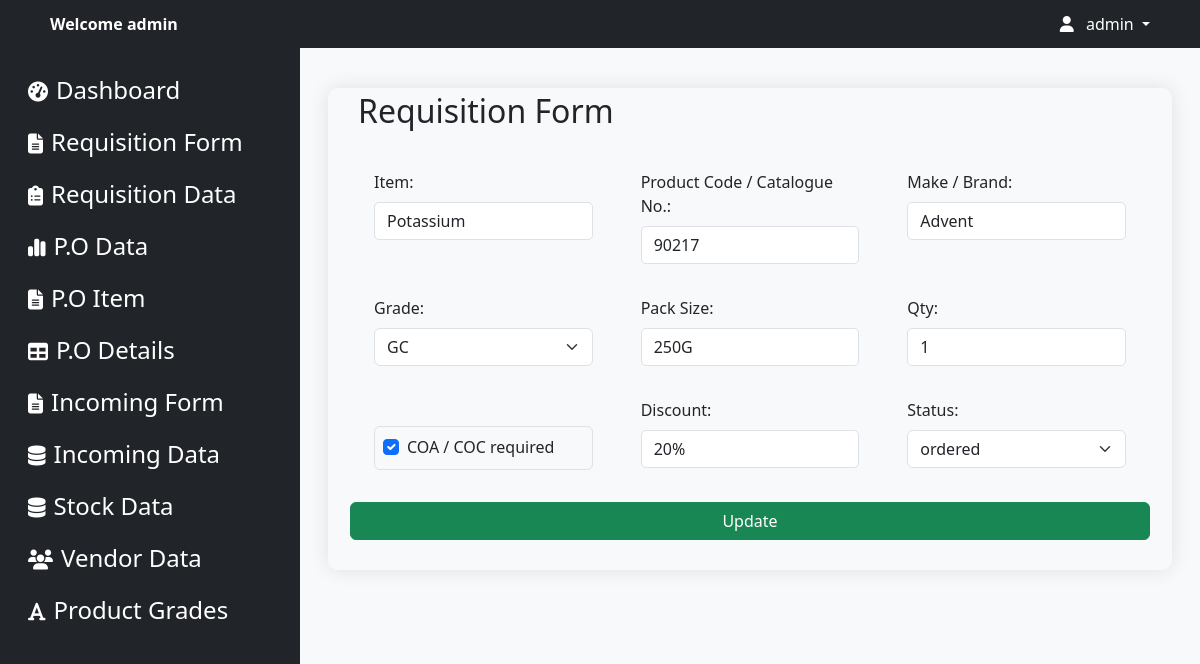
The page /requisition-edit/90217/ (signed in) on the database its author committed.
### apps/models.py (models this page shows, shortened)
class RequisitionItem(models.Model):
    item = models.CharField(max_length=100)
    product_code = models.CharField(max_length=100)
    make_brand = models.CharField(max_length=100)
    grade = models.CharField(max_length=20)
    pack_size = models.CharField(max_length=100)
    quantity = models.CharField(max_length=100)
    coa_coc_required = models.BooleanField(default=False)
    discount = models.CharField(max_length=100,default='None')
    status = models.CharField(max_length=50)

### apps/views.py (the view)
# urls.py: path('requisition-edit/<str:product_code>/', views.requisition_edit, name='requisition_edit'),
@login_required
@never_cache
def requisition_edit(request, product_code=None):
    grades = Grade.objects.all()
    item = get_object_or_404(RequisitionItem, product_code=product_code)
    return render(request, 'logined/reqdashboard.html', {'item': item, 'grades': grades})

### templates/logined/reqdashboard.html (shortened to what this page needs)
{% load static %}
<!DOCTYPE html>
<html lang="en">
<head>
    {% load static %}
    <link href="https://cdn.jsdelivr.net/npm/bootstrap@5.3.2/dist/css/bootstrap.min.css" rel="stylesheet">
    <link href="https://cdnjs.cloudflare.com/ajax/libs/font-awesome/6.5.1/css/all.min.css" rel="stylesheet">
    <link rel="stylesheet" href="{% static 'css/index.css' %}">
    <link rel="stylesheet" href="{% static 'css/sidebar.css' %}">
    <link rel="stylesheet" href="{% static 'css/forAllForm.css' %}">
</head>
<body>
    {% include 'logined/navbar.html' %}
    <div class="container-fluid">
        {% include 'logined/sidebar.html' %}
        <div class="col">
            <div class="container-fluid p-3">
                <div class="container mt-4 pt-1 fcontainer">
                    <h2>Requisition Form</h2>
                    <form class="row g-3 pt-3 mt-2 " action="{% url 'requisition_list_update' product_code=item.product_code %}" method="post">
                        <div class="col-md-4 mb-3 px-4">
                            <label for="item" class="form-label">Item:</label>
                            <input type="text" class="form-control" id="item" name="item" value="{{ item.item }}">
                        </div>
                        <div class="col-md-4 mb-3 px-4">
                            <label for="product_code" class="form-label">Product Code / Catalogue No.:</label>
                            <input type="text" class="form-control" id="product_code" name="product_code" value="{{ item.product_code }}">
                        </div>
                        <div class="col-md-4 mb-3 px-4">
                            <label for="make_brand" class="form-label">Make / Brand:</label>
                            <input type="text" class="form-control" id="make_brand" name="make_brand" value="{{ item.make_brand }}">
                        </div>
                        <div class="col-md-4 mb-3 px-4">
                            <label for="grade" class="form-label">Grade:</label>
                            <select class="form-select" id="grade" name="grade">
                                <option value="{{ item.grade }}">{{ item.grade }}</option>
                            </select>
                        </div>
                        <div class="col-md-4 mb-3 px-4">
                            <label for="pack_size" class="form-label">Pack Size:</label>
                            <input type="text" class="form-control" id="pack_size" name="pack_size" value="{{ item.pack_size }}">
                        </div>
                        <div class="col-md-4 mb-3 px-4">
                            <label for="quantity" class="form-label">Qty:</label>
                            <input type="text" class="form-control" id="quantity" name="quantity" value="{{ item.quantity }}">
                        </div>
                        <div class="col-md-4 mb-3 px-4" style="padding-top: 28px;">
                            <div class="border rounded p-2">
                                <div class="form-check">
                                    <input class="form-check-input" type="checkbox" id="coa_coc_required" name="coa_coc_required" {% if item.coa_coc_required %}checked{% endif %}>
                                    <label class="form-check-label" for="coa_coc_required">COA / COC required</label>
                                </div>
                            </div>
                        </div>
                        <div class="col-md-4 mb-3 px-4">
                            <label for="discount" class="form-label">Discount:</label>
                            <input type="text" class="form-control" id="discount" name="discount" value="{{ item.discount }}">
                        </div>
                        <div class="col-md-4 mb-3 px-4">
                            <label for="status" class="form-label">Status:</label>
                            <select class="form-select" id="status" name="status">
                                <option value="{{ item.status }}">{{ item.status }}</option>
                            </select>
                        </div>
                        <button type="submit" class="btn btn-success">Update</button>
                    </form>
                </div>
            </div>
        </div>
    </div>
    </div>
</body>
</html>

### templates/logined/navbar.html (shortened to what this page needs)
{% load static %}
<nav class="navbar navbar-expand-lg navbar-dark bg-dark navbar-custom p-1 ">
    <div class="container">
        <div class="collapse navbar-collapse" id="navbarNav">
            <ul class="navbar-nav">
                <li class="nav-item">
                    <a class="nav-link d-none d-lg-block text-white fw-semibold" href="#">Welcome {{ user.username }}</a>
                </li>
            </ul>
            <ul class="navbar-nav ms-auto">
                {% if user.is_authenticated %}
                <li class="nav-item dropdown">
                    <a class="nav-link dropdown-toggle text-white" href="#" id="navbarDropdown" role="button"
                        data-bs-toggle="dropdown" aria-expanded="false">
                        <i class="fas fa-user"></i> <span class="ms-2 d-none d-sm-inline">{{ user.username }}</span>
                    </a>
                </li>
                {% endif %}
            </ul>
        </div>
    </div>
</nav>

### static/css/index.css (style rules this page uses)
.navbar { --bs-navbar-padding-y: 0rem !important; }

### static/css/forAllForm.css (style rules this page uses)
body { background-color: #f8f9fa; }
.fcontainer { max-width: 1100px; margin: 0 auto; padding: 30px; border-radius: 10px; box-shadow: 0px 0px 20px rgba(0, 0, 0, 0.1); margin-top: 40px; }
.form-control { border-radius: 5px; }

### rows shown on the page
RequisitionItem: item "Potassium", product_code "90217", make_brand "Advent", grade "GC", pack_size "250G", quantity "1", coa_coc_required "☑", discount "20%", status "ordered"

### other values the page prints
{{ user.username }} "admin"
